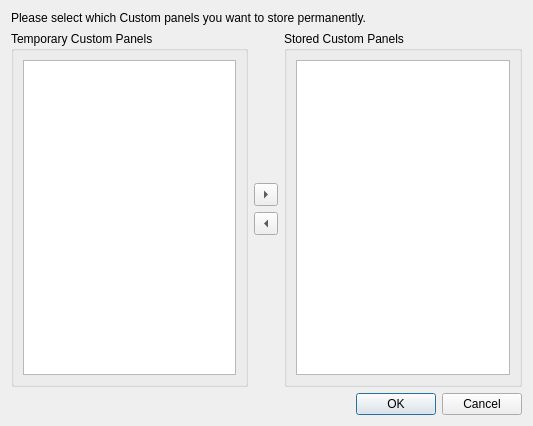
<ui version="4.0" >
 <class>PermanentCustomPanelsDlg</class>
 <widget class="QDialog" name="PermanentCustomPanelsDlg" >
  <property name="geometry" >
   <rect>
    <x>0</x>
    <y>0</y>
    <width>533</width>
    <height>426</height>
   </rect>
  </property>
  <property name="windowTitle" >
   <string>Permanent Panels Dialog</string>
  </property>
  <property name="modal" >
   <bool>true</bool>
  </property>
  <layout class="QVBoxLayout" name="verticalLayout_4" >
   <item>
    <widget class="QLabel" name="label" >
     <property name="sizePolicy" >
      <sizepolicy vsizetype="Maximum" hsizetype="Preferred" >
       <horstretch>0</horstretch>
       <verstretch>0</verstretch>
      </sizepolicy>
     </property>
     <property name="text" >
      <string>Please select which Custom panels you want to store permanently.</string>
     </property>
     <property name="wordWrap" >
      <bool>true</bool>
     </property>
     <property name="margin" >
      <number>6</number>
     </property>
    </widget>
   </item>
   <item>
    <layout class="QHBoxLayout" name="horizontalLayout" >
     <item>
      <widget class="QGroupBox" name="groupBox_2" >
       <property name="sizePolicy" >
        <sizepolicy vsizetype="Expanding" hsizetype="Expanding" >
         <horstretch>0</horstretch>
         <verstretch>0</verstretch>
        </sizepolicy>
       </property>
       <property name="title" >
        <string>Temporary Custom Panels</string>
       </property>
       <layout class="QVBoxLayout" name="verticalLayout_2" >
        <item>
         <widget class="QListWidget" name="temporaryPanelsList" >
          <property name="dragEnabled" >
           <bool>true</bool>
          </property>
          <property name="dragDropOverwriteMode" >
           <bool>true</bool>
          </property>
          <property name="dragDropMode" >
           <enum>QAbstractItemView::NoDragDrop</enum>
          </property>
          <property name="alternatingRowColors" >
           <bool>true</bool>
          </property>
          <property name="selectionMode" >
           <enum>QAbstractItemView::ExtendedSelection</enum>
          </property>
          <property name="sortingEnabled" >
           <bool>true</bool>
          </property>
         </widget>
        </item>
       </layout>
      </widget>
     </item>
     <item>
      <layout class="QVBoxLayout" name="verticalLayout_3" >
       <item>
        <spacer name="verticalSpacer" >
         <property name="orientation" >
          <enum>Qt::Vertical</enum>
         </property>
         <property name="sizeHint" stdset="0" >
          <size>
           <width>20</width>
           <height>40</height>
          </size>
         </property>
        </spacer>
       </item>
       <item>
        <widget class="QToolButton" name="toPermanentBT" >
         <property name="text" >
          <string>...</string>
         </property>
         <property name="arrowType" >
          <enum>Qt::RightArrow</enum>
         </property>
        </widget>
       </item>
       <item>
        <widget class="QToolButton" name="toTemporaryBT" >
         <property name="text" >
          <string>...</string>
         </property>
         <property name="arrowType" >
          <enum>Qt::LeftArrow</enum>
         </property>
        </widget>
       </item>
       <item>
        <spacer name="verticalSpacer_2" >
         <property name="orientation" >
          <enum>Qt::Vertical</enum>
         </property>
         <property name="sizeHint" stdset="0" >
          <size>
           <width>20</width>
           <height>40</height>
          </size>
         </property>
        </spacer>
       </item>
      </layout>
     </item>
     <item>
      <widget class="QGroupBox" name="groupBox" >
       <property name="sizePolicy" >
        <sizepolicy vsizetype="Expanding" hsizetype="Expanding" >
         <horstretch>0</horstretch>
         <verstretch>0</verstretch>
        </sizepolicy>
       </property>
       <property name="title" >
        <string>Stored Custom Panels</string>
       </property>
       <layout class="QVBoxLayout" name="verticalLayout" >
        <item>
         <widget class="QListWidget" name="permanentPanelsList" >
          <property name="dragEnabled" >
           <bool>true</bool>
          </property>
          <property name="dragDropOverwriteMode" >
           <bool>true</bool>
          </property>
          <property name="dragDropMode" >
           <enum>QAbstractItemView::NoDragDrop</enum>
          </property>
          <property name="alternatingRowColors" >
           <bool>true</bool>
          </property>
          <property name="selectionMode" >
           <enum>QAbstractItemView::ExtendedSelection</enum>
          </property>
          <property name="sortingEnabled" >
           <bool>true</bool>
          </property>
         </widget>
        </item>
       </layout>
      </widget>
     </item>
    </layout>
   </item>
   <item>
    <widget class="QDialogButtonBox" name="buttonBox" >
     <property name="orientation" >
      <enum>Qt::Horizontal</enum>
     </property>
     <property name="standardButtons" >
      <set>QDialogButtonBox::Cancel|QDialogButtonBox::Ok</set>
     </property>
    </widget>
   </item>
  </layout>
 </widget>
 <resources/>
 <connections>
  <connection>
   <sender>buttonBox</sender>
   <signal>accepted()</signal>
   <receiver>PermanentCustomPanelsDlg</receiver>
   <slot>accept()</slot>
   <hints>
    <hint type="sourcelabel" >
     <x>248</x>
     <y>254</y>
    </hint>
    <hint type="destinationlabel" >
     <x>157</x>
     <y>274</y>
    </hint>
   </hints>
  </connection>
  <connection>
   <sender>buttonBox</sender>
   <signal>rejected()</signal>
   <receiver>PermanentCustomPanelsDlg</receiver>
   <slot>reject()</slot>
   <hints>
    <hint type="sourcelabel" >
     <x>316</x>
     <y>260</y>
    </hint>
    <hint type="destinationlabel" >
     <x>286</x>
     <y>274</y>
    </hint>
   </hints>
  </connection>
 </connections>
</ui>
